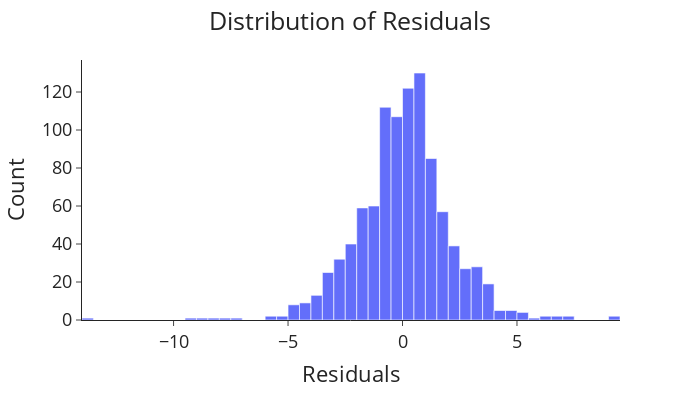

Source (notebook cell):
### Markdown cell above
### 🔍 Residual Analysis for Holt-Winters Model

After fitting the Holt-Winters model, I perform a residual analysis to assess the model’s assumptions and performance.

Steps

1. Plot ACF and PACF of the residuals to inspect serial correlations  
   *This helps verify whether any autocorrelation remains after fitting the model, which would indicate model misspecification.*

2. Apply the Ljung-Box test to examine if residuals are independently distributed  
   *This formal statistical test complements visual inspection and confirms whether residuals behave like white noise.*  
   - For the first 4 lags, we cannot reject the null that the residuals are independently distributed.

3. Visualize the distribution of residuals to assess normality  
   *A normal-looking distribution supports assumptions made by many statistical models.*

4. Check the mean of residuals  
   *A mean close to zero indicates unbiased predictions from the model*

### Code cell
# residual analysis for Holt-Winters model

# Appending residuals and fitted values to the train dataframe
train['fittedvalues'] = model_holt_winters.fittedvalues
train['residuals'] = model_holt_winters.resid
print(train)


# ---------- Plot ACF and PACF -----------
fig, ax = plt.subplots(1,2,figsize=(8,3))
plot_acf(train['residuals'], lags=30, ax=ax[0])
ax[0].set_xlabel('Lags')
plot_pacf(train['residuals'], lags=30, ax=ax[1])
ax[1].set_xlabel('Lags')
plt.tight_layout()
plt.show()

# ----- Ljunghbox test for residuals ----
print(acorr_ljungbox(train['residuals'], return_df=True))


# -------- Histogram of residuals -------
fig = px.histogram(train, x="residuals")
fig.update_layout(template="simple_white", font=dict(size=18),
                  title_text='Distribution of Residuals',
                  width=700, title_x=0.5, height=400,
                  xaxis_title='Residuals', yaxis_title='Count')
fig.show()

# ---------- Mean of residuals -----------
print(train['residuals'].mean())

### Figure 1 — Plotly figure (JSON) as saved in the notebook; plotly's stock layout.template omitted (floating-point values rounded to 4 significant figures; data arrays with more than 128 entries replaced by an {"elided": "..."} marker saying what was removed)
{"data": [{"bingroup": "x", "hovertemplate": "residuals=%{x}<br>count=%{y}<extra></extra>", "legendgroup": "", "marker": {"color": "#636efa", "pattern": {"shape": ""}}, "name": "", "orientation": "v", "showlegend": false, "type": "histogram", "x": {"elided": "1005 float values"}, "xaxis": "x", "yaxis": "y"}], "layout": {"barmode": "relative", "font": {"size": 18}, "height": 400, "legend": {"tracegroupgap": 0}, "margin": {"t": 60}, "title": {"text": "Distribution of Residuals", "x": 0.5}, "width": 700, "xaxis": {"anchor": "y", "domain": [0, 1], "title": {"text": "Residuals"}}, "yaxis": {"anchor": "x", "domain": [0, 1], "title": {"text": "Count"}}}}
